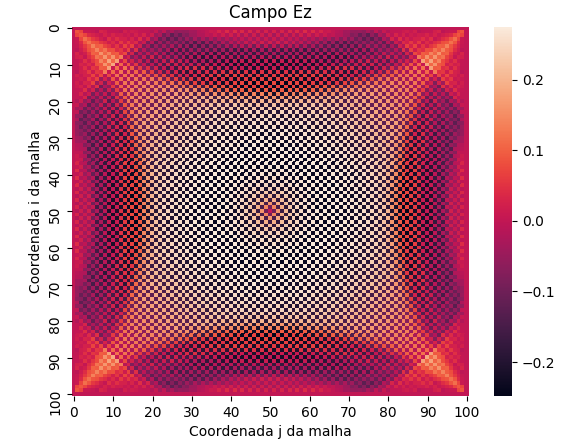

Here is the Python script that generated this plot:
# import das bibliotecas
import numpy as np
from scipy.constants import speed_of_light, mu_0, epsilon_0
import matplotlib.pyplot as plt
import matplotlib.animation as animation    # biblioteca do plot 3D-animado
from mpl_toolkits.mplot3d import Axes3D     # biblioteca do plot 3D-animado
import seaborn as sns               # biblioteca do plot em heatmap

# OBS 1. Algumas bibliotecas podem nao ser utilizadas
# dependendo do plot desejado. Porem, por simplicidade,
# todas sao importadas inicialmente.

# OBS 2. Alem disso, o linter da PEP 8, por algum motivo,
# pode indicar a nao utilizacao da "Axes3D", mesmo quando
# a plotagem animada eh escolhida. Eh valido ressaltar que
# o programa gera um erro caso esse import nao seja feito,
# ja que essa biblioteca esta relacionada com um parametro
# da plotagem 3D.

# Inicio do algoritmo


# definicao da fonte
# pulso retangular de amplitude 1
# e 20*DeltaT de duracao
def fonte(n):
    if n < 20:
        return 1
    else:
        return 0


tam = 100                       # tamanho do espaco
DeltaX = 1                      # infinitesimo de espaco
DeltaT = 1.0005*DeltaX / (np.sqrt(2)*speed_of_light)  # infinitesimo de tempo
sigma = 0
sigma_ = 0
mu = mu_0
epsilon = epsilon_0
Kmax = int(tam/DeltaX)      # numero de amostras no espaco
Nmax = 100      # numero de amostras no tempo


# constantes
Ca = (1-sigma*DeltaT/(2*epsilon))/(1+sigma*DeltaT/(2*epsilon))
Cb = (DeltaT/(epsilon*DeltaX))/(1+sigma*DeltaT/(2*epsilon))
Da = (1-sigma_*DeltaT/(2*mu))/(1+sigma_*DeltaT/(2*mu))
Db = (DeltaT/(mu*DeltaX))/(1+sigma_*DeltaT/(2*mu))

# cria matrizes
Ez = np.empty((Nmax, Kmax+1, Kmax+1))
Hx = np.empty((Nmax, Kmax+1, Kmax))
Hy = np.empty((Nmax, Kmax, Kmax+1))

# condicoes iniciais
Ez[0] = np.zeros((Kmax+1, Kmax+1))
Hx[0] = np.zeros((Kmax+1, Kmax))
Hy[0] = np.zeros((Kmax, Kmax+1))

# condicoes de contorno
for n in range(Nmax):
    for i in range(Kmax+1):
        Ez[n, i, 0] = 0
for n in range(Nmax):
    for j in range(Kmax+1):
        Ez[n, 0, j] = 0
for n in range(Nmax):
    for i in range(Kmax+1):
        Ez[n, i, Kmax] = 0
for n in range(Nmax):
    for j in range(Kmax+1):
        Ez[n, Kmax, j] = 0

# equacoes com os indices adaptados
#
# Ez[n,i,j] = Ca * Ez[n-1,i,j] + Cb * (Hy[n-1,i,j] - Hy[n-1,i-1,j]
#                                    + Hx[n-1,i,j-1] - Hx[n-1,i,j])
# Hx[n,i,j] = Da * Hx[n-1,i,j] + Db *(Ez[n,i,j] - Ez[n,i,j+1])
# Hy[n,i,j] = Da * Hy[n-1,i,j] + Db * (Ez[n,i+1,j] - Ez[n,i,j])

# implementacao do FDTD em si
for n in range(1, Nmax):
    for i in range(1, Kmax):
        for j in range(1, Kmax):
            Ez[n, i, j] = Ca * Ez[n-1, i, j] \
                          + Cb * (Hy[n-1, i, j] - Hy[n-1, i-1, j]) \
                          + Cb*(Hx[n-1, i, j-1] - Hx[n-1, i, j])
    Ez[n, int(Kmax/2), int(Kmax/2)] = fonte(n)
    for i in range(Kmax+1):
        for j in range(Kmax):
            Hx[n, i, j] = Da * Hx[n-1, i, j] + Db * (Ez[n, i, j]
                                                     - Ez[n, i, j+1])
    for i in range(Kmax):
        for j in range(Kmax+1):
            Hy[n, i, j] = Da * Hy[n-1, i, j] \
                          + Db * (Ez[n, i+1, j] - Ez[n, i, j])

# Representacao dos resultados

# Remova os comentarios do tipo de plot
# desejado: heatmap ou 3D-animado

# Plot em mapas de calor

# Insira em Ez[n], Hx[n] e Hy[n] um tempo n, tal que 0 < n < 100,
# sendo que a borda eh atingida proximo de n = 70.
# Para observar a reflexao, eh sugerido n = -1 (ultimo n possivel).

# Plot do campo Ez
plt.figure(1)
sns.heatmap(Ez[-1], xticklabels=10, yticklabels=10)
plt.title("Campo Ez")
plt.ylabel("Coordenada i da malha")
plt.xlabel("Coordenada j da malha")

# Plot de Hx
plt.figure(2)
sns.heatmap(Hx[-1], xticklabels=10, yticklabels=10)
plt.title("Campo Hx")
plt.ylabel("Coordenada i da malha")
plt.xlabel("Coordenada j da malha")

# Plot de Hy
plt.figure(3)
sns.heatmap(Hy[-1], xticklabels=10, yticklabels=10)
plt.title("Campo Hy")
plt.ylabel("Coordenada i da malha")
plt.xlabel("Coordenada j da malha")

plt.show()

"""

# Plotagem animada

# Para nao aumentar muito o tempo de execucao, a cada
# execucao do programa, eh plotada a animacao de um dos
# campos.


def update_plot(frame_number, zarray, plot):
    plot[0].remove()
    plot[0] = ax.plot_surface(x, y, zarray[:, :, frame_number], cmap="magma")


fps = 10        # frame per sec
frn = Nmax      # frame number of the animation
x = np.arange(0, Kmax)
y = np.arange(0, Kmax)
x, y = np.meshgrid(x, y)
time = np.arange(0, Nmax)
zarray = np.zeros((Kmax, Kmax, frn))

# Defina aqui o campo a ser representado na animacao
for i in range(frn):
    for j in x:
        for k in y:
            zarray[j, k, i] = Ez[i, j, k]   # campo a ser plotado

fig = plt.figure()
ax = fig.add_subplot(111, projection='3d')

plot = [ax.plot_surface(x, y, zarray[:, :, 0], color='0.75', rstride=1,
                        cstride=1)]

ani = animation.FuncAnimation(fig, update_plot, frn, fargs=(zarray, plot),
                              interval=500/fps)

plt.show()
"""
